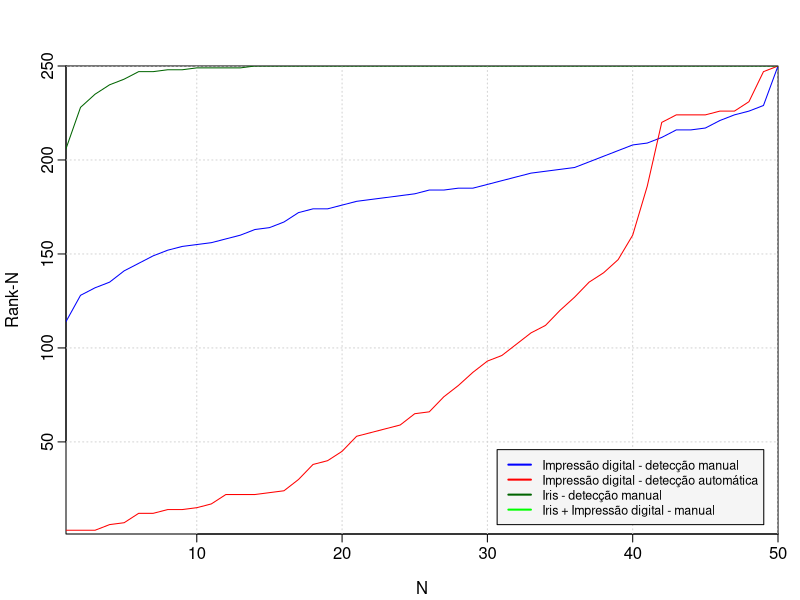

Write the R code that produced this figure.
#!/usr/bin/env Rscript
pdf(file="nthrank.pdf")

par(mgp = c(2.2,0.45,0), tcl = -0.4, mar = c(3.3,3.3,3.3,1.1))
plot(c(1:50), c(1:50), xlab = "N", ylab = "Rank-N", type="n", xlim = range(1:50), ylim = range(1:250), xaxs="i", yaxs="i")
grid(col = "lightgray", lty = "dotted", lwd = par("lwd"), equilogs = TRUE)
legend("bottomright", inset=.02, cex = 0.75, c("Impressão digital - detecção manual", "Impressão digital - detecção automática", "Iris - detecção manual", "Iris + Impressão digital - manual"), lty=c(1,1,1,1), lwd=c(2,2,2,2), col=c("blue", "red", "darkgreen", "green"), bg="grey96")

par(new = TRUE)
rank <- scan("fingerprint/true/nthrank.txt")
plot(c(1:50), rank, col="blue", pch=16, type="l", axes = FALSE, ann = FALSE, xaxs="i", yaxs="i", xlim = range(1:50), ylim = range(1:250))

par(new = TRUE)
rank <- scan("fingerprint/automatic/nthrank.txt")
plot(c(1:50), rank, type='l', pch=16, col="red", axes = FALSE, ann = FALSE, xaxs="i", yaxs="i", xlim = range(1:50), ylim = range(1:250))

par(new = TRUE)
rank <- scan("iris/solo/nthrank.txt")
plot(c(1:50), rank, type='l', pch=16, col="darkgreen", axes = FALSE, ann = FALSE, xaxs="i", yaxs="i", xlim = range(1:50), ylim = range(1:250))

dev.off()
